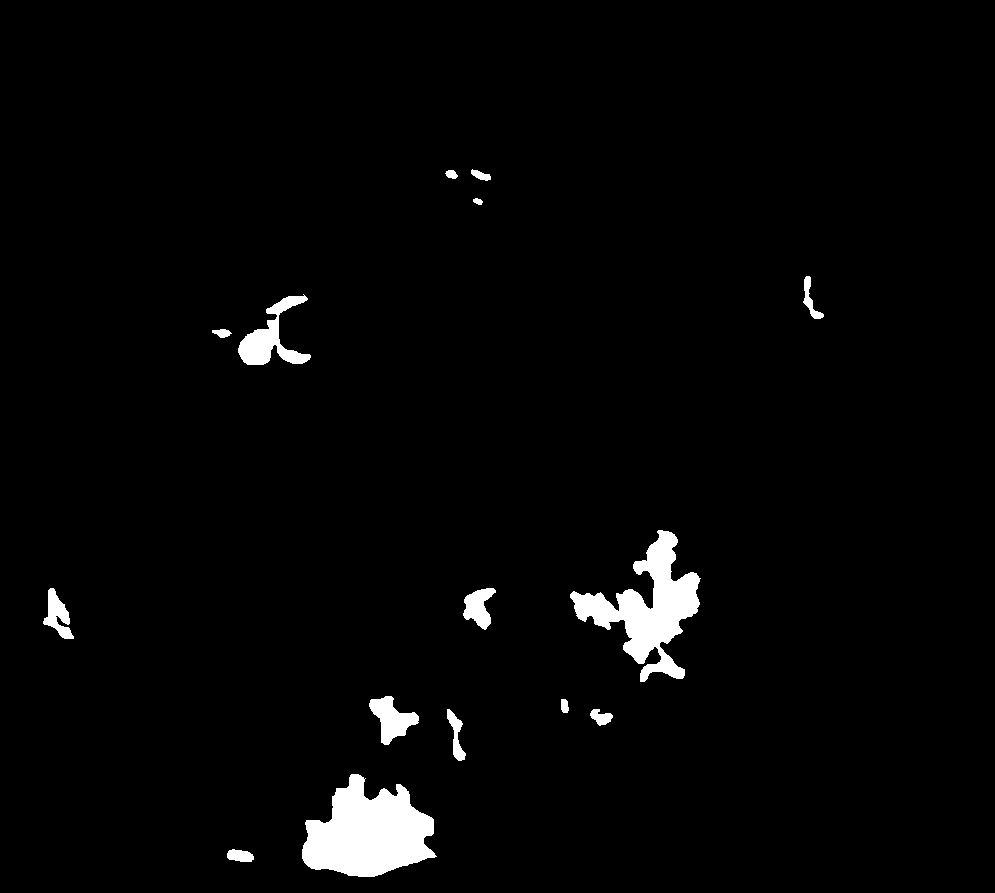
#> input picture dataset/histology/aaa0043/annotations/aaa0043_B_annotation_00_R000G255B000.tiff, 995 x 893 px; its folder holds only this picture in this run
$ python -i extract_ink.py   (imports and definitions only)
#> lines starting #> are read from the running program, lines starting #| are printed output that depends on the picture; after the words box and inside, x2 and y2 are one past the last pixel; in counts of white or black regions, pixels touching at a corner belong together
#> further down, picture is the input picture: shape (893, 995, 3); 2.6% white; 15 white regions, largest, box (x1, y1, x2, y2) and area: (302, 774, 437, 877) 8944, (570, 530, 701, 682) 7397, (238, 294, 311, 365) 2004
# reference to https://github.com/CODAIT/deep-histopath/blob/master/deephistopath/wsi/filter.py

import glob
import numpy as np
from PIL import Image
import scipy.ndimage.morphology as sc_morph
import skimage.morphology as sk_morph
from scipy import ndimage as ndi
import argparse
import cv2

def blue_filter(np_img, red_thresh, green_thresh, blue_thresh, output_type="bool"):
    """
    np_img : color image as a numpy array
    output_type : type of array to return (bool, uint8, or image)
    """
#> called with red_thresh = 200, green_thresh = 200, blue_thresh = 80, output_type = 'bool'
    r = np_img[:,:,0] < red_thresh
    g = np_img[:,:,1] < green_thresh
    b = np_img[:,:,2] > blue_thresh
    rg = (1.05 < np_img[:,:,1]/(np_img[:,:,0]+1e-5)) & (np_img[:,:,1]/(np_img[:,:,0]+1e-5) <1.20)
#> rg: shape (893, 995) bool; every value is 0
    rb = (1.10 < np_img[:,:,2]/(np_img[:,:,0]+1e-5)) & (np_img[:,:,2]/(np_img[:,:,0]+1e-5) <1.40)
    result = (r & g & b & rg & rb)

    if output_type=="bool":
        pass
    elif output_type=="uint8":
        result = result.astype("uint8")*255
    elif output_type=="image":
        result = Image.fromarray(result.astype("uint8")*255)
    else:
        raise ValueError("output_type not supported")

    return result

def black_filter(np_img, red_thresh, green_thresh, blue_thresh, output_type="bool"):
    """
    np_img : color image as a numpy array
    output_type : type of array to return (bool, uint8, or image)
    """
    r = np_img[:,:,0] < red_thresh
    g = np_img[:,:,1] < green_thresh
    b = np_img[:,:,2] < blue_thresh
    rg = (0.95 < np_img[:,:,1]/(np_img[:,:,0]+1e-5)) & (np_img[:,:,1]/(np_img[:,:,0]+1e-5) <1.05)
    rb = (0.95 < np_img[:,:,2]/(np_img[:,:,0]+1e-5)) & (np_img[:,:,2]/(np_img[:,:,0]+1e-5) <1.05)
    obj = (np_img[:,:,0] < 40) & (np_img[:,:,1] < 40) & (np_img[:,:,2] < 40)
    result = ((r & g & b & rg & rb) | obj)

    if output_type=="bool":
        pass
    elif output_type=="uint8":
        result = result.astype("uint8")*255
    elif output_type=="image":
        result = Image.fromarray(result.astype("uint8")*255)
    else:
        raise ValueError("output_type not supported")

    return result

def filter_binary_dilation(np_img, disk_size=5, iterations=1, output_type="uint8"):
    """
    np_img: binary image as a mumpy array
    output_type: type of array to return (bool, uint8, or image)
    """
    if np_img.dtype == "uint8":
        np_img = np_img / 255

    result = sc_morph.binary_dilation(np_img, sk_morph.disk(disk_size), iterations=iterations)

    if output_type == "bool":
        pass
    elif output_type=="uint8":
        result = result.astype("uint8")*255
    elif output_type=="image":
        result = Image.fromarray(result.astype("uint8")*255)
    else:
        raise ValueError("output_type not supported")

    return result

def filter_remove_small_objects(np_img, min_size=3000, output_type="uint8"):
    """
    np_img: numpy array of type bool
    min_size: minimum size of small object to remove
    output_type: type of array to return (bool, uint8, or image)
    """
    rem_sm = np_img.astype(bool)
    result = sk_morph.remove_small_objects(rem_sm, min_size=min_size)

    if output_type == "bool":
        pass
    elif output_type=="uint8":
        result = result.astype("uint8")*255
    elif output_type=="image":
        result = Image.fromarray(result.astype("uint8")*255)
    else:
        raise ValueError("output_type not supported")

    return result

def extract_ink(img):
    """
    directory: path to the folder containing .tiff images
    img_id: image index to analyse
    """

    img = cv2.cvtColor(img, cv2.COLOR_BGR2RGB)

    blue = blue_filter(img, 200, 200, 80, output_type="bool")
    blue = filter_binary_dilation(blue, disk_size=10, iterations=2, output_type="uint8")
    blue = filter_remove_small_objects(blue, min_size=10000, output_type="uint8")

    black = black_filter(img, 200, 200, 200, output_type="bool")
    black = filter_binary_dilation(black, disk_size=10, iterations=2, output_type="uint8")
#> call 2 of filter_binary_dilation, with disk_size = 10, iterations = 2, output_type = 'uint8'
#> in filter_binary_dilation (call 2), `result = sc_morph.binary_dilation(np_img, sk_morph.disk(disk_size), it..`:
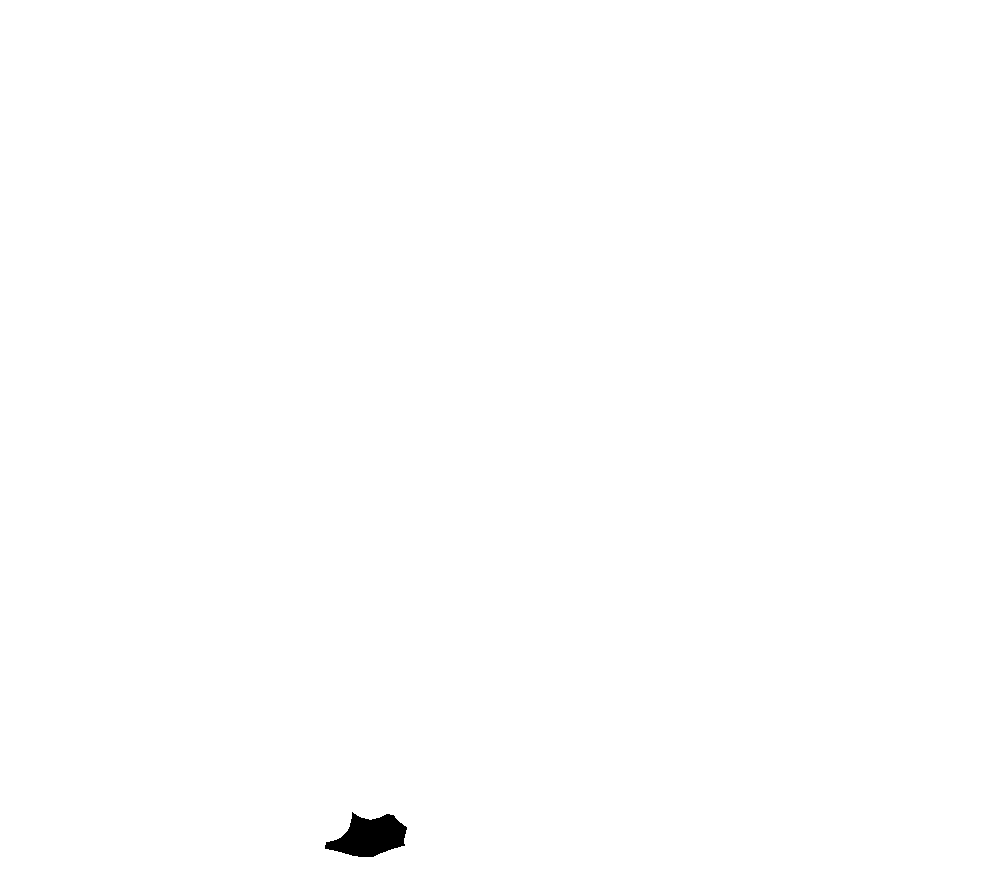
#> result: shape (893, 995) bool; 99.7% white; 1 black region, box (x1, y1, x2, y2) and area: (325, 812, 407, 857) 2286
    black = filter_remove_small_objects(black, min_size=20000, output_type="uint8")

    blue2blue = np.zeros([blue.shape[0], blue.shape[1], 3])
    blue2blue[:,:,2]=blue
#> blue2blue: shape (893, 995, 3) float64; every value is 0

    black2green = np.zeros([black.shape[0], black.shape[1], 3])
    black2green[:,:,1] = black
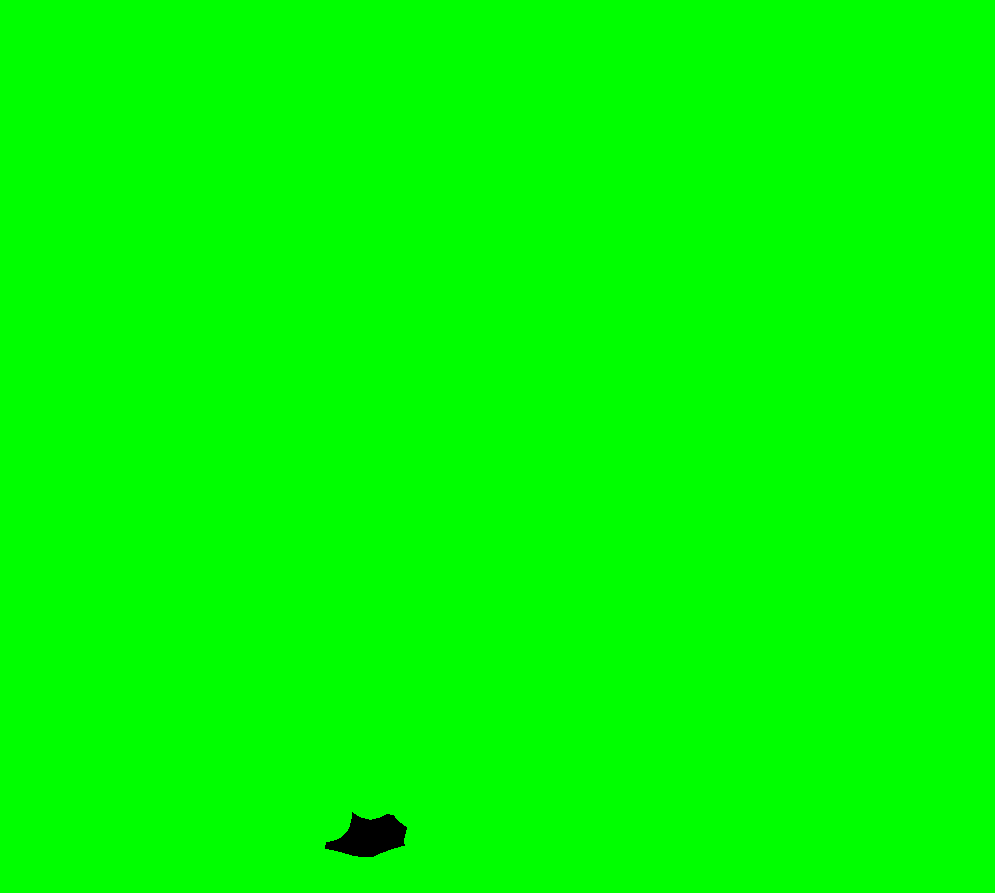
#> black2green: shape (893, 995, 3) float64; mean of channels 0, 1, 2 0, 254.3, 0; drawn as B, G, R

    ink = (blue2blue + black2green).astype("uint8")
    ink = cv2.cvtColor(ink, cv2.COLOR_BGR2RGB)

    return ink


>>> import cv2
>>> picture = cv2.imread('../../dataset/histology/aaa0043/annotations/aaa0043_B_annotation_00_R000G255B000.tiff')
>>> result = extract_ink(picture)

$ run again, on dataset/histology/aaa0043/annotations/aaa0043_D_annotation_00_R000G255B000.tiff
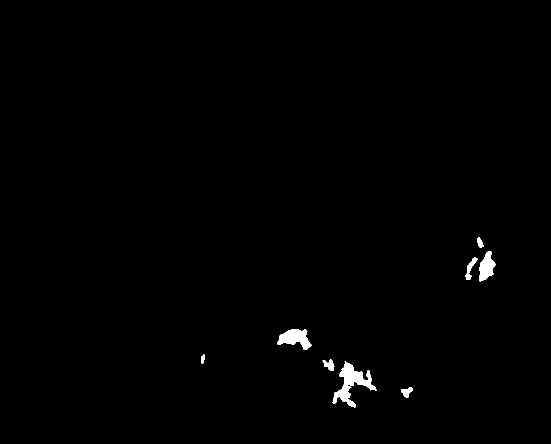
#> input picture dataset/histology/aaa0043/annotations/aaa0043_D_annotation_00_R000G255B000.tiff, 1101 x 888 px (shown at 1/2 size)
#> picture is the input picture: shape (888, 1101, 3); 0.7% white; 8 white regions, largest, box (x1, y1, x2, y2) and area: (665, 723, 754, 815) 2764, (554, 658, 623, 699) 1607, (958, 502, 991, 563) 1209
#> in blue_filter, `r = np_img[:,:,0] < red_thresh`:
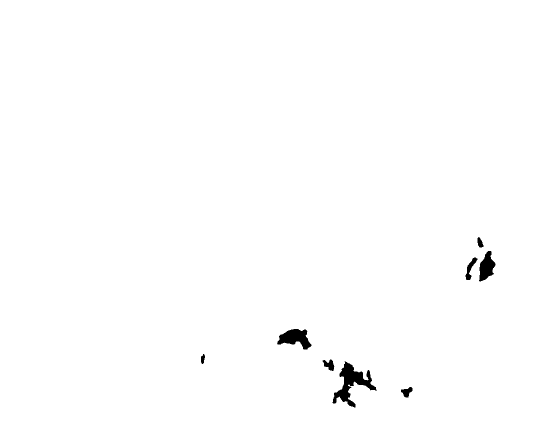
#> r: shape (888, 1101) bool (shown at 1/2 size); 99.3% white; 8 black regions, largest, box (x1, y1, x2, y2) and area: (665, 723, 754, 815) 2764, (554, 658, 623, 699) 1607, (958, 502, 991, 563) 1209
#> rg: shape (888, 1101) bool; every value is 0
#> blue2blue: shape (888, 1101, 3) float64; every value is 0
